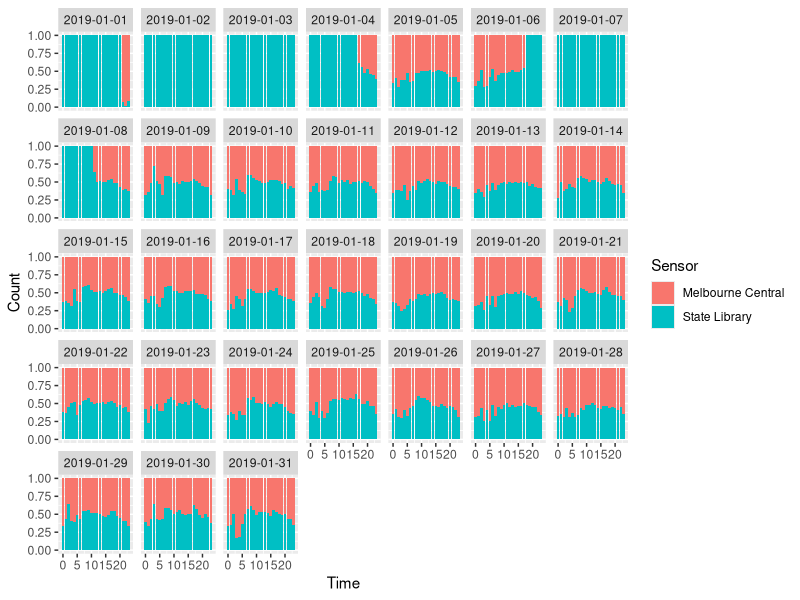

Source code (R):
## ---- chunk 1
knitr::opts_chunk$set(echo = TRUE,
                      message = FALSE)
## ---- chunk 2
library(tidyverse)
library(here)
## ---- chunk 3
ped <- read_csv(here("data", "melb_walk.csv"))
ped
## ---- chunk 4
num_sensor <- ped %>%
  group_by(Sensor) %>%
  summarise(num_sensor = n())

num_sensor
## ---- chunk 5
unique(num_sensor$num_sensor)
## ---- chunk 6
count_by_sensor <- ped %>%
  group_by(Sensor) %>%
  summarise(sum = sum(Count, na.rm = TRUE)) %>%
  arrange(sum)
## ---- chunk 7
head(count_by_sensor)
## ---- chunk 8
tail(count_by_sensor)
## ---- chunk 9
ped %>%
  group_by(Sensor) %>%
  select(Count) %>%
  summarise_all(funs(sum(is.na(.)))) %>%
  rename(na_count = "Count") %>%
  arrange(desc(na_count))
## ---- chunk 10
ped %>%
  filter(Sensor %in% c("Melbourne Central", "State Library")) %>%
  spread(key = Sensor, value = Count)
## ---- chunk 11
ped %>%
  filter(Sensor %in% c("Melbourne Central", "State Library")) %>%
  ggplot(aes(x = Time , y = Count, fill = Sensor)) +
  geom_bar(stat = "identity", position = "fill") +
  facet_wrap(~Date, ncol = 7)
